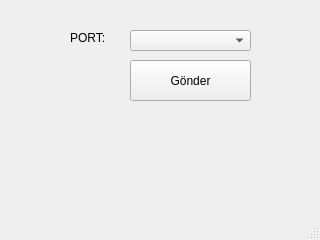
<?xml version="1.0" encoding="UTF-8"?>
<ui version="4.0">
 <class>qt</class>
 <widget class="QMainWindow" name="qt">
  <property name="geometry">
   <rect>
    <x>0</x>
    <y>0</y>
    <width>320</width>
    <height>240</height>
   </rect>
  </property>
  <property name="windowTitle">
   <string>MainWindow</string>
  </property>
  <widget class="QWidget" name="centralwidget">
   <widget class="QPushButton" name="pushButton">
    <property name="geometry">
     <rect>
      <x>130</x>
      <y>60</y>
      <width>121</width>
      <height>41</height>
     </rect>
    </property>
    <property name="text">
     <string>Gönder</string>
    </property>
   </widget>
   <widget class="QComboBox" name="comboBox">
    <property name="geometry">
     <rect>
      <x>130</x>
      <y>30</y>
      <width>121</width>
      <height>21</height>
     </rect>
    </property>
   </widget>
   <widget class="QLabel" name="label">
    <property name="geometry">
     <rect>
      <x>130</x>
      <y>110</y>
      <width>121</width>
      <height>21</height>
     </rect>
    </property>
    <property name="text">
     <string/>
    </property>
   </widget>
   <widget class="QLabel" name="label_2">
    <property name="geometry">
     <rect>
      <x>70</x>
      <y>30</y>
      <width>58</width>
      <height>16</height>
     </rect>
    </property>
    <property name="text">
     <string>PORT:</string>
    </property>
   </widget>
  </widget>
  <widget class="QMenuBar" name="menubar">
   <property name="geometry">
    <rect>
     <x>0</x>
     <y>0</y>
     <width>320</width>
     <height>21</height>
    </rect>
   </property>
  </widget>
  <widget class="QStatusBar" name="statusbar"/>
 </widget>
 <resources/>
 <connections/>
</ui>
